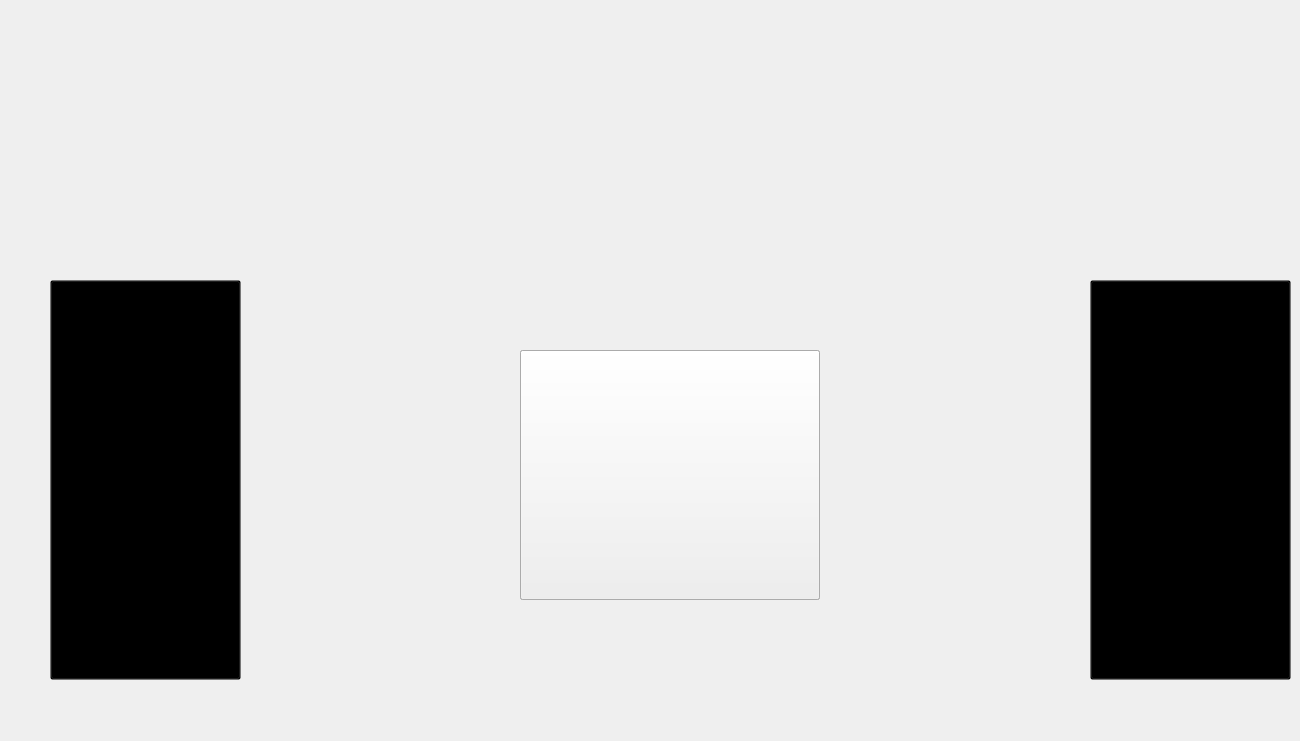
    <widget class="QWidget" name="stage_3_widget">
     <widget class="QPushButton" name="left_button">
      <property name="geometry">
       <rect>
        <x>50</x>
        <y>280</y>
        <width>191</width>
        <height>400</height>
       </rect>
      </property>
      <property name="palette">
       <palette>
        <active>
         <colorrole role="WindowText">
          <brush brushstyle="SolidPattern">
           <color alpha="0">
            <red>0</red>
            <green>0</green>
            <blue>0</blue>
           </color>
          </brush>
         </colorrole>
         <colorrole role="Button">
          <brush brushstyle="SolidPattern">
           <color alpha="0">
            <red>0</red>
            <green>0</green>
            <blue>0</blue>
           </color>
          </brush>
         </colorrole>
         <colorrole role="Light">
          <brush brushstyle="SolidPattern">
           <color alpha="0">
            <red>0</red>
            <green>0</green>
            <blue>0</blue>
           </color>
          </brush>
         </colorrole>
         <colorrole role="Midlight">
          <brush brushstyle="SolidPattern">
           <color alpha="0">
            <red>0</red>
            <green>0</green>
            <blue>0</blue>
           </color>
          </brush>
         </colorrole>
         <colorrole role="Dark">
          <brush brushstyle="SolidPattern">
           <color alpha="0">
            <red>0</red>
            <green>0</green>
            <blue>0</blue>
           </color>
          </brush>
         </colorrole>
         <colorrole role="Mid">
          <brush brushstyle="SolidPattern">
           <color alpha="0">
            <red>0</red>
            <green>0</green>
            <blue>0</blue>
           </color>
          </brush>
         </colorrole>
         <colorrole role="Text">
          <brush brushstyle="SolidPattern">
           <color alpha="0">
            <red>0</red>
            <green>0</green>
            <blue>0</blue>
           </color>
          </brush>
         </colorrole>
         <colorrole role="BrightText">
          <brush brushstyle="SolidPattern">
           <color alpha="0">
            <red>0</red>
            <green>0</green>
            <blue>0</blue>
           </color>
          </brush>
         </colorrole>
         <colorrole role="ButtonText">
          <brush brushstyle="SolidPattern">
           <color alpha="0">
            <red>0</red>
            <green>0</green>
            <blue>0</blue>
           </color>
          </brush>
         </colorrole>
         <colorrole role="Base">
          <brush brushstyle="SolidPattern">
           <color alpha="0">
            <red>0</red>
            <green>0</green>
            <blue>0</blue>
           </color>
          </brush>
         </colorrole>
         <colorrole role="Window">
          <brush brushstyle="SolidPattern">
           <color alpha="0">
            <red>0</red>
            <green>0</green>
            <blue>0</blue>
           </color>
          </brush>
         </colorrole>
         <colorrole role="Shadow">
          <brush brushstyle="SolidPattern">
           <color alpha="0">
            <red>0</red>
            <green>0</green>
            <blue>0</blue>
           </color>
          </brush>
         </colorrole>
         <colorrole role="Highlight">
          <brush brushstyle="SolidPattern">
           <color alpha="0">
            <red>0</red>
            <green>0</green>
            <blue>0</blue>
           </color>
          </brush>
         </colorrole>
         <colorrole role="HighlightedText">
          <brush brushstyle="SolidPattern">
           <color alpha="0">
            <red>0</red>
            <green>0</green>
            <blue>0</blue>
           </color>
          </brush>
         </colorrole>
         <colorrole role="Link">
          <brush brushstyle="SolidPattern">
           <color alpha="0">
            <red>0</red>
            <green>0</green>
            <blue>0</blue>
           </color>
          </brush>
         </colorrole>
         <colorrole role="LinkVisited">
          <brush brushstyle="SolidPattern">
           <color alpha="0">
            <red>0</red>
            <green>0</green>
            <blue>0</blue>
           </color>
          </brush>
         </colorrole>
         <colorrole role="AlternateBase">
          <brush brushstyle="SolidPattern">
           <color alpha="0">
            <red>0</red>
            <green>0</green>
            <blue>0</blue>
           </color>
          </brush>
         </colorrole>
         <colorrole role="NoRole">
          <brush brushstyle="SolidPattern">
           <color alpha="5">
            <red>0</red>
            <green>0</green>
            <blue>0</blue>
           </color>
          </brush>
         </colorrole>
         <colorrole role="ToolTipBase">
          <brush brushstyle="SolidPattern">
           <color alpha="0">
            <red>0</red>
            <green>0</green>
            <blue>0</blue>
           </color>
          </brush>
         </colorrole>
         <colorrole role="ToolTipText">
          <brush brushstyle="SolidPattern">
           <color alpha="0">
            <red>0</red>
            <green>0</green>
            <blue>0</blue>
           </color>
          </brush>
         </colorrole>
        </active>
        <inactive>
         <colorrole role="WindowText">
          <brush brushstyle="SolidPattern">
           <color alpha="0">
            <red>0</red>
            <green>0</green>
            <blue>0</blue>
           </color>
          </brush>
         </colorrole>
         <colorrole role="Button">
          <brush brushstyle="SolidPattern">
           <color alpha="0">
            <red>0</red>
            <green>0</green>
            <blue>0</blue>
           </color>
          </brush>
         </colorrole>
         <colorrole role="Light">
          <brush brushstyle="SolidPattern">
           <color alpha="0">
            <red>0</red>
            <green>0</green>
            <blue>0</blue>
           </color>
          </brush>
         </colorrole>
         <colorrole role="Midlight">
          <brush brushstyle="SolidPattern">
           <color alpha="0">
            <red>0</red>
            <green>0</green>
            <blue>0</blue>
           </color>
          </brush>
         </colorrole>
         <colorrole role="Dark">
          <brush brushstyle="SolidPattern">
           <color alpha="0">
            <red>0</red>
            <green>0</green>
            <blue>0</blue>
           </color>
          </brush>
         </colorrole>
         <colorrole role="Mid">
          <brush brushstyle="SolidPattern">
           <color alpha="0">
            <red>0</red>
            <green>0</green>
            <blue>0</blue>
           </color>
          </brush>
         </colorrole>
         <colorrole role="Text">
          <brush brushstyle="SolidPattern">
           <color alpha="0">
            <red>0</red>
            <green>0</green>
            <blue>0</blue>
           </color>
          </brush>
         </colorrole>
         <colorrole role="BrightText">
          <brush brushstyle="SolidPattern">
           <color alpha="0">
            <red>0</red>
            <green>0</green>
            <blue>0</blue>
           </color>
          </brush>
         </colorrole>
         <colorrole role="ButtonText">
          <brush brushstyle="SolidPattern">
           <color alpha="0">
            <red>0</red>
            <green>0</green>
            <blue>0</blue>
           </color>
          </brush>
         </colorrole>
         <colorrole role="Base">
          <brush brushstyle="SolidPattern">
           <color alpha="0">
            <red>0</red>
            <green>0</green>
            <blue>0</blue>
           </color>
          </brush>
         </colorrole>
         <colorrole role="Window">
          <brush brushstyle="SolidPattern">
           <color alpha="0">
            <red>0</red>
            <green>0</green>
            <blue>0</blue>
           </color>
          </brush>
         </colorrole>
         <colorrole role="Shadow">
          <brush brushstyle="SolidPattern">
           <color alpha="0">
            <red>0</red>
            <green>0</green>
            <blue>0</blue>
           </color>
          </brush>
         </colorrole>
         <colorrole role="Highlight">
          <brush brushstyle="SolidPattern">
           <color alpha="0">
            <red>0</red>
            <green>0</green>
            <blue>0</blue>
           </color>
          </brush>
         </colorrole>
         <colorrole role="HighlightedText">
          <brush brushstyle="SolidPattern">
           <color alpha="0">
            <red>0</red>
            <green>0</green>
            <blue>0</blue>
           </color>
          </brush>
         </colorrole>
         <colorrole role="Link">
          <brush brushstyle="SolidPattern">
           <color alpha="0">
            <red>0</red>
            <green>0</green>
            <blue>0</blue>
           </color>
          </brush>
         </colorrole>
         <colorrole role="LinkVisited">
          <brush brushstyle="SolidPattern">
           <color alpha="0">
            <red>0</red>
            <green>0</green>
            <blue>0</blue>
           </color>
          </brush>
         </colorrole>
         <colorrole role="AlternateBase">
          <brush brushstyle="SolidPattern">
           <color alpha="0">
            <red>0</red>
            <green>0</green>
            <blue>0</blue>
           </color>
          </brush>
         </colorrole>
         <colorrole role="NoRole">
          <brush brushstyle="SolidPattern">
           <color alpha="5">
            <red>0</red>
            <green>0</green>
            <blue>0</blue>
           </color>
          </brush>
         </colorrole>
         <colorrole role="ToolTipBase">
          <brush brushstyle="SolidPattern">
           <color alpha="0">
            <red>0</red>
            <green>0</green>
            <blue>0</blue>
           </color>
          </brush>
         </colorrole>
         <colorrole role="ToolTipText">
          <brush brushstyle="SolidPattern">
           <color alpha="0">
            <red>0</red>
            <green>0</green>
            <blue>0</blue>
           </color>
          </brush>
         </colorrole>
        </inactive>
        <disabled>
         <colorrole role="WindowText">
          <brush brushstyle="SolidPattern">
           <color alpha="0">
            <red>0</red>
            <green>0</green>
            <blue>0</blue>
           </color>
          </brush>
         </colorrole>
         <colorrole role="Button">
          <brush brushstyle="SolidPattern">
           <color alpha="0">
            <red>0</red>
            <green>0</green>
            <blue>0</blue>
           </color>
          </brush>
         </colorrole>
         <colorrole role="Light">
          <brush brushstyle="SolidPattern">
           <color alpha="0">
            <red>0</red>
            <green>0</green>
            <blue>0</blue>
           </color>
          </brush>
         </colorrole>
         <colorrole role="Midlight">
          <brush brushstyle="SolidPattern">
           <color alpha="0">
            <red>0</red>
            <green>0</green>
            <blue>0</blue>
           </color>
          </brush>
         </colorrole>
         <colorrole role="Dark">
          <brush brushstyle="SolidPattern">
           <color alpha="0">
            <red>0</red>
            <green>0</green>
            <blue>0</blue>
           </color>
          </brush>
         </colorrole>
         <colorrole role="Mid">
          <brush brushstyle="SolidPattern">
           <color alpha="0">
            <red>0</red>
            <green>0</green>
            <blue>0</blue>
           </color>
          </brush>
         </colorrole>
         <colorrole role="Text">
          <brush brushstyle="SolidPattern">
           <color alpha="0">
            <red>0</red>
            <green>0</green>
            <blue>0</blue>
           </color>
          </brush>
         </colorrole>
         <colorrole role="BrightText">
          <brush brushstyle="SolidPattern">
           <color alpha="0">
            <red>0</red>
            <green>0</green>
            <blue>0</blue>
           </color>
          </brush>
         </colorrole>
         <colorrole role="ButtonText">
          <brush brushstyle="SolidPattern">
           <color alpha="0">
            <red>0</red>
            <green>0</green>
            <blue>0</blue>
           </color>
          </brush>
         </colorrole>
         <colorrole role="Base">
          <brush brushstyle="SolidPattern">
           <color alpha="0">
            <red>0</red>
            <green>0</green>
            <blue>0</blue>
           </color>
          </brush>
         </colorrole>
         <colorrole role="Window">
          <brush brushstyle="SolidPattern">
           <color alpha="0">
            <red>0</red>
            <green>0</green>
            <blue>0</blue>
           </color>
          </brush>
         </colorrole>
         <colorrole role="Shadow">
          <brush brushstyle="SolidPattern">
           <color alpha="0">
            <red>0</red>
            <green>0</green>
            <blue>0</blue>
           </color>
          </brush>
         </colorrole>
         <colorrole role="Highlight">
          <brush brushstyle="SolidPattern">
           <color alpha="255">
            <red>0</red>
            <green>120</green>
            <blue>215</blue>
           </color>
          </brush>
         </colorrole>
         <colorrole role="HighlightedText">
          <brush brushstyle="SolidPattern">
           <color alpha="0">
            <red>0</red>
            <green>0</green>
            <blue>0</blue>
           </color>
          </brush>
         </colorrole>
         <colorrole role="Link">
          <brush brushstyle="SolidPattern">
           <color alpha="0">
            <red>0</red>
            <green>0</green>
            <blue>0</blue>
           </color>
          </brush>
         </colorrole>
         <colorrole role="LinkVisited">
          <brush brushstyle="SolidPattern">
           <color alpha="0">
            <red>0</red>
            <green>0</green>
            <blue>0</blue>
           </color>
          </brush>
         </colorrole>
         <colorrole role="AlternateBase">
          <brush brushstyle="SolidPattern">
           <color alpha="0">
            <red>0</red>
            <green>0</green>
            <blue>0</blue>
           </color>
          </brush>
         </colorrole>
         <colorrole role="NoRole">
          <brush brushstyle="SolidPattern">
           <color alpha="5">
            <red>0</red>
            <green>0</green>
            <blue>0</blue>
           </color>
          </brush>
         </colorrole>
         <colorrole role="ToolTipBase">
          <brush brushstyle="SolidPattern">
           <color alpha="0">
            <red>0</red>
            <green>0</green>
            <blue>0</blue>
           </color>
          </brush>
         </colorrole>
         <colorrole role="ToolTipText">
          <brush brushstyle="SolidPattern">
           <color alpha="0">
            <red>0</red>
            <green>0</green>
            <blue>0</blue>
           </color>
          </brush>
         </colorrole>
        </disabled>
       </palette>
      </property>
      <property name="styleSheet">
       <string notr="true">background-image: url(C:/image/leftButtonBasic.png);</string>
      </property>
      <property name="text">
       <string/>
      </property>
     </widget>
     <widget class="QPushButton" name="right_button">
      <property name="geometry">
       <rect>
        <x>1090</x>
        <y>280</y>
        <width>201</width>
        <height>400</height>
       </rect>
      </property>
      <property name="palette">
       <palette>
        <active>
         <colorrole role="WindowText">
          <brush brushstyle="SolidPattern">
           <color alpha="0">
            <red>0</red>
            <green>0</green>
            <blue>0</blue>
           </color>
          </brush>
         </colorrole>
         <colorrole role="Button">
          <brush brushstyle="SolidPattern">
           <color alpha="0">
            <red>0</red>
            <green>0</green>
            <blue>0</blue>
           </color>
          </brush>
         </colorrole>
         <colorrole role="Light">
          <brush brushstyle="SolidPattern">
           <color alpha="0">
            <red>0</red>
            <green>0</green>
            <blue>0</blue>
           </color>
          </brush>
         </colorrole>
         <colorrole role="Midlight">
          <brush brushstyle="SolidPattern">
           <color alpha="0">
            <red>0</red>
            <green>0</green>
            <blue>0</blue>
           </color>
          </brush>
         </colorrole>
         <colorrole role="Dark">
          <brush brushstyle="SolidPattern">
           <color alpha="0">
            <red>0</red>
            <green>0</green>
            <blue>0</blue>
           </color>
          </brush>
         </colorrole>
         <colorrole role="Mid">
          <brush brushstyle="SolidPattern">
           <color alpha="0">
            <red>0</red>
            <green>0</green>
            <blue>0</blue>
           </color>
          </brush>
         </colorrole>
         <colorrole role="Text">
          <brush brushstyle="SolidPattern">
           <color alpha="0">
            <red>0</red>
            <green>0</green>
            <blue>0</blue>
           </color>
          </brush>
         </colorrole>
         <colorrole role="BrightText">
          <brush brushstyle="SolidPattern">
           <color alpha="0">
            <red>0</red>
            <green>0</green>
            <blue>0</blue>
           </color>
          </brush>
         </colorrole>
         <colorrole role="ButtonText">
          <brush brushstyle="SolidPattern">
           <color alpha="0">
            <red>0</red>
            <green>0</green>
            <blue>0</blue>
           </color>
          </brush>
         </colorrole>
         <colorrole role="Base">
          <brush brushstyle="SolidPattern">
           <color alpha="0">
            <red>0</red>
            <green>0</green>
            <blue>0</blue>
           </color>
          </brush>
         </colorrole>
         <colorrole role="Window">
          <brush brushstyle="SolidPattern">
           <color alpha="0">
            <red>0</red>
            <green>0</green>
            <blue>0</blue>
           </color>
          </brush>
         </colorrole>
         <colorrole role="Shadow">
          <brush brushstyle="SolidPattern">
           <color alpha="0">
            <red>0</red>
            <green>0</green>
            <blue>0</blue>
           </color>
          </brush>
         </colorrole>
         <colorrole role="Highlight">
          <brush brushstyle="SolidPattern">
           <color alpha="0">
            <red>0</red>
            <green>0</green>
            <blue>0</blue>
           </color>
          </brush>
         </colorrole>
         <colorrole role="HighlightedText">
          <brush brushstyle="SolidPattern">
           <color alpha="0">
            <red>0</red>
            <green>0</green>
            <blue>0</blue>
           </color>
          </brush>
         </colorrole>
         <colorrole role="Link">
          <brush brushstyle="SolidPattern">
           <color alpha="0">
            <red>0</red>
            <green>0</green>
            <blue>0</blue>
           </color>
          </brush>
         </colorrole>
         <colorrole role="LinkVisited">
          <brush brushstyle="SolidPattern">
           <color alpha="0">
            <red>0</red>
            <green>0</green>
            <blue>0</blue>
           </color>
          </brush>
         </colorrole>
         <colorrole role="AlternateBase">
          <brush brushstyle="SolidPattern">
           <color alpha="0">
            <red>0</red>
            <green>0</green>
            <blue>0</blue>
           </color>
          </brush>
         </colorrole>
         <colorrole role="NoRole">
          <brush brushstyle="SolidPattern">
           <color alpha="0">
            <red>0</red>
            <green>0</green>
            <blue>0</blue>
           </color>
          </brush>
         </colorrole>
         <colorrole role="ToolTipBase">
          <brush brushstyle="SolidPattern">
           <color alpha="0">
            <red>0</red>
            <green>0</green>
            <blue>0</blue>
           </color>
          </brush>
         </colorrole>
         <colorrole role="ToolTipText">
          <brush brushstyle="SolidPattern">
           <color alpha="0">
            <red>0</red>
            <green>0</green>
            <blue>0</blue>
           </color>
          </brush>
         </colorrole>
        </active>
        <inactive>
         <colorrole role="WindowText">
          <brush brushstyle="SolidPattern">
           <color alpha="0">
            <red>0</red>
            <green>0</green>
            <blue>0</blue>
           </color>
          </brush>
         </colorrole>
         <colorrole role="Button">
          <brush brushstyle="SolidPattern">
           <color alpha="0">
            <red>0</red>
            <green>0</green>
            <blue>0</blue>
           </color>
          </brush>
         </colorrole>
         <colorrole role="Light">
          <brush brushstyle="SolidPattern">
           <color alpha="0">
            <red>0</red>
            <green>0</green>
            <blue>0</blue>
           </color>
          </brush>
         </colorrole>
         <colorrole role="Midlight">
          <brush brushstyle="SolidPattern">
           <color alpha="0">
            <red>0</red>
            <green>0</green>
            <blue>0</blue>
           </color>
          </brush>
         </colorrole>
         <colorrole role="Dark">
          <brush brushstyle="SolidPattern">
           <color alpha="0">
            <red>0</red>
            <green>0</green>
            <blue>0</blue>
           </color>
          </brush>
         </colorrole>
         <colorrole role="Mid">
          <brush brushstyle="SolidPattern">
           <color alpha="0">
            <red>0</red>
            <green>0</green>
            <blue>0</blue>
           </color>
          </brush>
         </colorrole>
         <colorrole role="Text">
          <brush brushstyle="SolidPattern">
           <color alpha="0">
            <red>0</red>
            <green>0</green>
            <blue>0</blue>
           </color>
          </brush>
         </colorrole>
         <colorrole role="BrightText">
          <brush brushstyle="SolidPattern">
           <color alpha="0">
            <red>0</red>
            <green>0</green>
            <blue>0</blue>
           </color>
          </brush>
         </colorrole>
         <colorrole role="ButtonText">
          <brush brushstyle="SolidPattern">
           <color alpha="0">
            <red>0</red>
            <green>0</green>
            <blue>0</blue>
           </color>
          </brush>
         </colorrole>
         <colorrole role="Base">
          <brush brushstyle="SolidPattern">
           <color alpha="0">
            <red>0</red>
            <green>0</green>
            <blue>0</blue>
           </color>
          </brush>
         </colorrole>
         <colorrole role="Window">
          <brush brushstyle="SolidPattern">
           <color alpha="0">
            <red>0</red>
            <green>0</green>
            <blue>0</blue>
           </color>
          </brush>
         </colorrole>
         <colorrole role="Shadow">
          <brush brushstyle="SolidPattern">
           <color alpha="0">
            <red>0</red>
            <green>0</green>
            <blue>0</blue>
           </color>
          </brush>
         </colorrole>
         <colorrole role="Highlight">
          <brush brushstyle="SolidPattern">
           <color alpha="0">
            <red>0</red>
            <green>0</green>
            <blue>0</blue>
           </color>
          </brush>
         </colorrole>
         <colorrole role="HighlightedText">
          <brush brushstyle="SolidPattern">
           <color alpha="0">
            <red>0</red>
            <green>0</green>
            <blue>0</blue>
           </color>
          </brush>
         </colorrole>
         <colorrole role="Link">
          <brush brushstyle="SolidPattern">
           <color alpha="0">
            <red>0</red>
            <green>0</green>
            <blue>0</blue>
           </color>
          </brush>
         </colorrole>
         <colorrole role="LinkVisited">
          <brush brushstyle="SolidPattern">
           <color alpha="0">
            <red>0</red>
            <green>0</green>
            <blue>0</blue>
           </color>
          </brush>
         </colorrole>
         <colorrole role="AlternateBase">
          <brush brushstyle="SolidPattern">
           <color alpha="0">
            <red>0</red>
            <green>0</green>
            <blue>0</blue>
           </color>
          </brush>
         </colorrole>
         <colorrole role="NoRole">
          <brush brushstyle="SolidPattern">
           <color alpha="0">
            <red>0</red>
            <green>0</green>
            <blue>0</blue>
           </color>
          </brush>
         </colorrole>
         <colorrole role="ToolTipBase">
          <brush brushstyle="SolidPattern">
           <color alpha="0">
            <red>0</red>
            <green>0</green>
            <blue>0</blue>
           </color>
          </brush>
         </colorrole>
         <colorrole role="ToolTipText">
          <brush brushstyle="SolidPattern">
           <color alpha="0">
            <red>0</red>
            <green>0</green>
            <blue>0</blue>
           </color>
          </brush>
         </colorrole>
        </inactive>
        <disabled>
         <colorrole role="WindowText">
          <brush brushstyle="SolidPattern">
           <color alpha="0">
            <red>0</red>
            <green>0</green>
            <blue>0</blue>
           </color>
          </brush>
         </colorrole>
         <colorrole role="Button">
          <brush brushstyle="SolidPattern">
           <color alpha="0">
            <red>0</red>
            <green>0</green>
            <blue>0</blue>
           </color>
          </brush>
         </colorrole>
         <colorrole role="Light">
          <brush brushstyle="SolidPattern">
           <color alpha="0">
            <red>0</red>
            <green>0</green>
            <blue>0</blue>
           </color>
          </brush>
         </colorrole>
         <colorrole role="Midlight">
          <brush brushstyle="SolidPattern">
           <color alpha="0">
            <red>0</red>
            <green>0</green>
            <blue>0</blue>
           </color>
          </brush>
         </colorrole>
         <colorrole role="Dark">
          <brush brushstyle="SolidPattern">
           <color alpha="0">
            <red>0</red>
            <green>0</green>
            <blue>0</blue>
           </color>
          </brush>
         </colorrole>
         <colorrole role="Mid">
          <brush brushstyle="SolidPattern">
           <color alpha="0">
            <red>0</red>
            <green>0</green>
            <blue>0</blue>
           </color>
          </brush>
         </colorrole>
         <colorrole role="Text">
          <brush brushstyle="SolidPattern">
           <color alpha="0">
            <red>0</red>
            <green>0</green>
            <blue>0</blue>
           </color>
          </brush>
         </colorrole>
         <colorrole role="BrightText">
          <brush brushstyle="SolidPattern">
           <color alpha="0">
            <red>0</red>
            <green>0</green>
            <blue>0</blue>
           </color>
          </brush>
         </colorrole>
         <colorrole role="ButtonText">
          <brush brushstyle="SolidPattern">
           <color alpha="0">
            <red>0</red>
            <green>0</green>
            <blue>0</blue>
           </color>
          </brush>
         </colorrole>
         <colorrole role="Base">
          <brush brushstyle="SolidPattern">
           <color alpha="0">
            <red>0</red>
            <green>0</green>
            <blue>0</blue>
           </color>
          </brush>
         </colorrole>
         <colorrole role="Window">
          <brush brushstyle="SolidPattern">
           <color alpha="0">
            <red>0</red>
            <green>0</green>
            <blue>0</blue>
           </color>
          </brush>
         </colorrole>
         <colorrole role="Shadow">
          <brush brushstyle="SolidPattern">
           <color alpha="0">
            <red>0</red>
            <green>0</green>
            <blue>0</blue>
           </color>
          </brush>
         </colorrole>
         <colorrole role="Highlight">
          <brush brushstyle="SolidPattern">
           <color alpha="255">
            <red>0</red>
            <green>120</green>
            <blue>215</blue>
           </color>
          </brush>
         </colorrole>
         <colorrole role="HighlightedText">
          <brush brushstyle="SolidPattern">
           <color alpha="0">
            <red>0</red>
            <green>0</green>
            <blue>0</blue>
           </color>
          </brush>
         </colorrole>
         <colorrole role="Link">
          <brush brushstyle="SolidPattern">
           <color alpha="0">
            <red>0</red>
            <green>0</green>
            <blue>0</blue>
           </color>
          </brush>
         </colorrole>
         <colorrole role="LinkVisited">
          <brush brushstyle="SolidPattern">
           <color alpha="0">
            <red>0</red>
            <green>0</green>
            <blue>0</blue>
           </color>
          </brush>
         </colorrole>
         <colorrole role="AlternateBase">
          <brush brushstyle="SolidPattern">
           <color alpha="0">
            <red>0</red>
            <green>0</green>
            <blue>0</blue>
           </color>
          </brush>
         </colorrole>
         <colorrole role="NoRole">
          <brush brushstyle="SolidPattern">
           <color alpha="0">
            <red>0</red>
            <green>0</green>
            <blue>0</blue>
           </color>
          </brush>
         </colorrole>
         <colorrole role="ToolTipBase">
          <brush brushstyle="SolidPattern">
           <color alpha="0">
            <red>0</red>
            <green>0</green>
            <blue>0</blue>
           </color>
          </brush>
         </colorrole>
         <colorrole role="ToolTipText">
          <brush brushstyle="SolidPattern">
           <color alpha="0">
            <red>0</red>
            <green>0</green>
            <blue>0</blue>
           </color>
          </brush>
         </colorrole>
        </disabled>
       </palette>
      </property>
      <property name="styleSheet">
       <string notr="true">background-image: url(C:/image/rightButtonBasic.png);</string>
      </property>
      <property name="text">
       <string/>
      </property>
     </widget>
     <widget class="QPushButton" name="stage_1">
      <property name="geometry">
       <rect>
        <x>520</x>
        <y>350</y>
        <width>300</width>
        <height>250</height>
       </rect>
      </property>
      <property name="styleSheet">
       <string notr="true">background-image: url(C:/image/stage1.png);</string>
      </property>
      <property name="text">
       <string/>
      </property>
     </widget>
     <widget class="QPushButton" name="stage_2">
      <property name="geometry">
       <rect>
        <x>520</x>
        <y>350</y>
        <width>300</width>
        <height>250</height>
       </rect>
      </property>
      <property name="styleSheet">
       <string notr="true">background-image: url(C:/image/stage2.png);</string>
      </property>
      <property name="text">
       <string/>
      </property>
     </widget>
     <widget class="QPushButton" name="stage_3">
      <property name="geometry">
       <rect>
        <x>520</x>
        <y>350</y>
        <width>300</width>
        <height>250</height>
       </rect>
      </property>
      <property name="styleSheet">
       <string notr="true">background-image: url(C:/image/stage3.png);</string>
      </property>
      <property name="text">
       <string/>
      </property>
     </widget>
     <widget class="QLabel" name="camera_2">
      <property name="geometry">
       <rect>
        <x>0</x>
        <y>12</y>
        <width>1280</width>
        <height>720</height>
       </rect>
      </property>
      <property name="text">
       <string/>
      </property>
     </widget>
     <zorder>camera_2</zorder>
     <zorder>left_button</zorder>
     <zorder>right_button</zorder>
     <zorder>stage_2</zorder>
     <zorder>stage_3</zorder>
     <zorder>stage_1</zorder>
    </widget>
